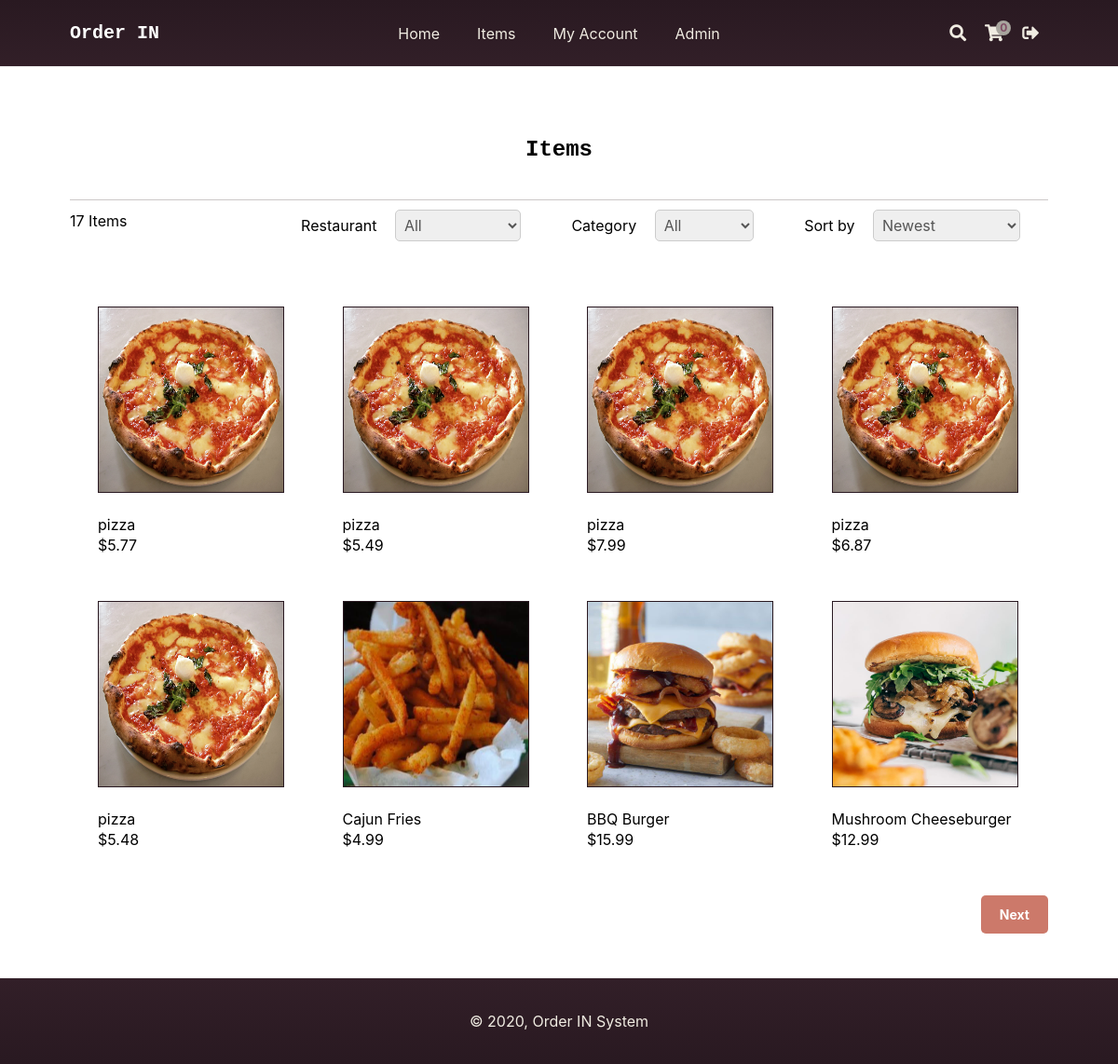
The page /index.php?page=items (signed in) on the database its author committed.
### tables this page shows
CREATE TABLE `items` (
  `id` int(11) NOT NULL,
  `name` varchar(200) NOT NULL,
  `desc` text NOT NULL,
  `price` decimal(7,2) NOT NULL,
  `rrp` decimal(7,2) NOT NULL DEFAULT 0.00,
  `quantity` int(11) NOT NULL,
  `img` text NOT NULL,
  `date_added` datetime NOT NULL DEFAULT current_timestamp()
);

### index.php (called while the page is built, shortened)
<?php
include 'functions.php';
$page = isset($_GET['page']) && file_exists($_GET['page'] . '.php') ? $_GET['page'] : 'home';
include $page . '.php';
?>

### items.php (the view, shortened to what this page needs)
<?php
$restaurant = isset($_GET['restaurant']) ? $_GET['restaurant'] : 'all';
$restaurant_sql = '';
$stmt = $pdo->query('SELECT * FROM categories');
$stmt->execute();
$category = isset($_GET['category']) ? $_GET['category'] : 'all';
$category_sql = '';
$sort = isset($_GET['sort']) ? $_GET['sort'] : 'sort3';
$num_items_on_each_page = 8;
$current_page = isset($_GET['i']) && is_numeric($_GET['i']) ? (int)$_GET['i'] : 1;
if ($sort == 'sort1') {
    $stmt = $pdo->prepare('SELECT i.* FROM items i ' . $restaurant_sql . $category_sql .  ' ORDER BY i.name ASC LIMIT :page,:num_items');
} elseif ($sort == 'sort2') {
    $stmt = $pdo->prepare('SELECT i.* FROM items i ' . $restaurant_sql . $category_sql . ' ORDER BY i.name DESC LIMIT :page,:num_items');
} elseif ($sort == 'sort3') {
    $stmt = $pdo->prepare('SELECT i.* FROM items i ' . $restaurant_sql . $category_sql . ' ORDER BY i.date_added DESC LIMIT :page,:num_items');
} elseif ($sort == 'sort4') {
    $stmt = $pdo->prepare('SELECT i.* FROM items i ' . $restaurant_sql . $category_sql . ' ORDER BY i.date_added ASC LIMIT :page,:num_items');
} else {
    $stmt = $pdo->prepare('SELECT i.* FROM items i ' . $restaurant_sql . $category_sql . ' LIMIT :page,:num_items');
}
$stmt->bindValue(':page', ($current_page - 1) * $num_items_on_each_page, PDO::PARAM_INT);
$stmt->bindValue(':num_items', $num_items_on_each_page, PDO::PARAM_INT);
$stmt->execute();
$items = $stmt->fetchAll(PDO::FETCH_ASSOC);
$stmt = $pdo->prepare('SELECT COUNT(*) FROM items i ' .$restaurant_sql . $category_sql);
$stmt->execute();
$total_items = $stmt->fetchColumn()
?>
<?=template_header('Items')?>
<div class="items content-wrapper">
    <h1>Items</h1>
    <div class="items-header">
        <p><?=$total_items?> Items</p>
        <form action="" method="get" class="items-form">
            <label class="restaurant">
                Restaurant
                <select name="restaurant">
                    <option value="all"<?=($restaurant == 'all' ? ' selected' : '')?>>All</option>
                </select>
            </label>
            <label class="category">
                Category
                <select name="category">
                    <option value="all"<?=($category == 'all' ? ' selected' : '')?>>All</option>
                </select>
            </label>
            <label class="sortby">
                Sort by
                <select name="sort">
                    <option value="sort3"<?=($sort == 'sort3' ? ' selected' : '')?>>Newest</option>
                </select>
            </label>
        </form>
    </div>
    <div class="items-wrapper">
        <?php foreach ($items as $item): ?>
        <a href="index.php?page=item&id=<?=$item['id']?>" class="item">
            <?php if (!empty($item['img']) && file_exists('imgs/' . $item['img'])): ?>
            <img src="imgs/<?=$item['img']?>" width="200" height="200" alt="<?=$item['name']?>">
            <?php endif; ?>
            <span class="name"><?=$item['name']?></span>
            <span class="price">
                <?=currency_code?><?=number_format($item['price'],2)?>
            </span>
        </a>
        <?php endforeach; ?>
    </div>
    <div class="buttons">
        <?php if ($total_items > ($current_page * $num_items_on_each_page) - $num_items_on_each_page + count($items)): ?>
        <a href="index.php?page=items&i=<?=$current_page+1?>&restaurant=<?=$restaurant?>&category=<?=$category?>&sort=<?=$sort?>">Next</a>
        <?php endif; ?>
    </div>
</div>
<?=template_footer()?>

### style.css (style rules this page uses)
* { box-sizing: border-box; font-family: -apple-system, BlinkMacSystemFont, "segoe ui", roboto, oxygen, ubuntu, cantarell, "fira sans", "droid sans", "helvetica neue", Arial, sans-serif; font-size: 16px; -webkit-font-smoothing: antialiased; -moz-osx-font-smoothing: grayscale; }
html { height: 100%; }
body { position: relative; min-height: 100%; color: #f0ece2; background-color: white; margin: 0; padding-bottom: 100px; background-image: url(imgs/background.jpg); background-size: cover; }
h1, h2, h3, h4, h5 { color: white; }
.content-wrapper { width: 1050px; margin: 0 auto; }
main .recentlyadded .items, main .items .items-wrapper { background-color:rgba(255, 255, 255, 0.92); display: flex; flex-wrap: wrap; align-items: center; padding: 30px 0 0 0; }
main .recentlyadded .items .item, main .items .items-wrapper .item { display: block; overflow: hidden; text-decoration: none; width: 25%; padding-left: 30px; padding-bottom: 50px; }
main .recentlyadded .items .item img, main .items .items-wrapper .item img { border: 1px solid #291921; transform: scale(1); transition: transform 1s; }
main .recentlyadded .items .item .name, main .items .items-wrapper .item .name { display: block; color: black; padding: 20px 0 2px 0; }
main .recentlyadded .items .item .price, main .items .items-wrapper .item .price { display: block; color: black; }
main > .items h1 { display: block; font-weight: strong; font-family: Rockwell, Courier Bold, Courier, Georgia, Times, Times New Roman, serif; margin: 35px 0 0; padding: 40px 0; font-size: 24px; text-align: center; width: 100%; background-color:rgba(255, 255, 255, 0.92); color: black; border-bottom: 1px solid #CCC8C8; }
main > .items .items-header { display: flex; justify-content: space-between; align-items: center; padding-bottom: 40px; background-color:rgba(255, 255, 255, 0.92); color: black; }
main > .items .items-header p { margin: 0; }
main > .items .items-header label { padding-left: 20px; padding-top: 8px; color: black; }
main > .items .items-header select { padding: 5px; margin-left: 15px; margin-right: 30px; margin-top: 10px; border: 1px solid #ccc; color: #555555; border-radius: 5px; }
main > .items .buttons { text-align: right; padding-bottom: 40px; }
main > .items .buttons a { display: inline-block; text-decoration: none; margin-left: 5px; padding: 12px 20px; border: 0; background: #CC796A; color: #FFFFFF; font-size: 14px; font-weight: bold; border-radius: 5px; }

### rows shown on the page
items: img+name (picture), name "pizza", price "5.77"
items: img+name (picture), name "pizza", price "5.49"
items: img+name (picture), name "pizza", price "7.99"
items: img+name (picture), name "pizza", price "6.87"
items: img+name (picture), name "pizza", price "5.48"
items: img (picture), name "Cajun Fries", price "4.99"
items: img (picture), name "BBQ Burger", price "15.99"
items: img (picture), name "Mushroom Cheeseburger", price "12.99"

### other values the page prints
$site_name "Order IN"
$num_items_in_cart "0"
$total_items "17"
